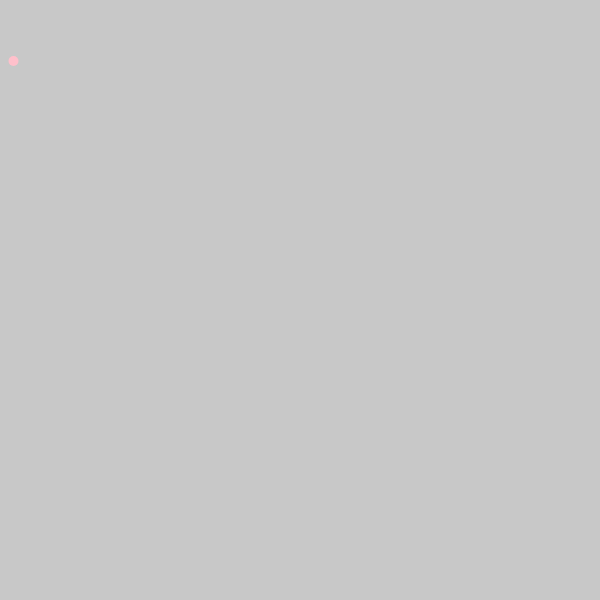
Frame 1 (no input)
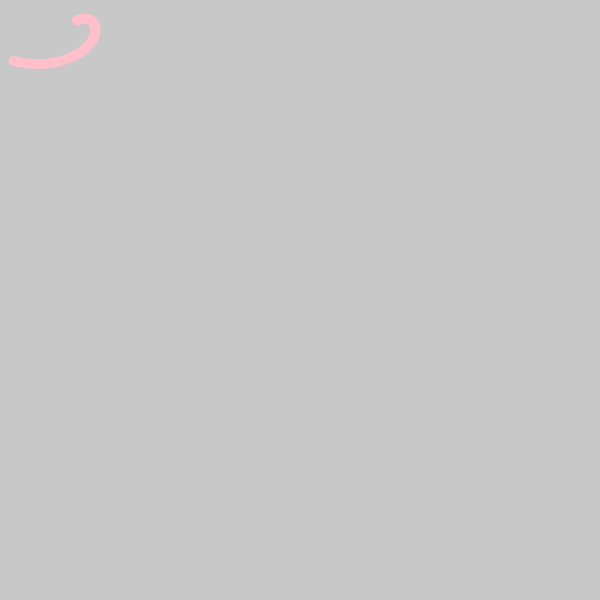
Frame 60 (no input)
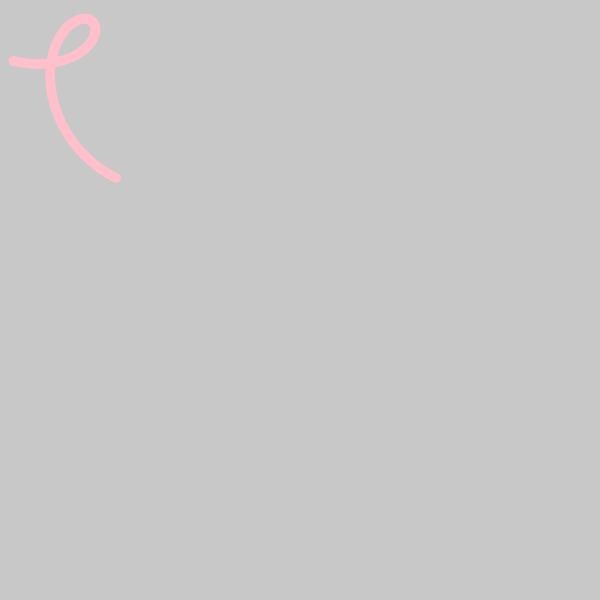
Frame 120 (the mouse pressed at the canvas centre since frame 60)

The p5.js sketch that drew these frames (run headless with seeded random() and noise() and a simulated clock; from frame 60 on, the mouse is pressed at the canvas centre):

// p5.js sketch
// ── sketch.js
let x = 10;
let y = 10;
let a = 0;
let b = 0;

function setup() {
  createCanvas(600, 600);
  background(200);
  noStroke();
  smooth();
}

function draw() {  
  
 
  if (x < 500){  
    x = x + 1;
    y = y + 1;
    a = a + 0.05;
    b = b + 0.1;

 
  } else

  {
    x = x - .1;
    y = y - 4 ;
    a = a + 8;
    b = b + 8;

  }

   
  let x2 = sin(a) * 50;
  let y2 = cos(a) * 50;

    
  fill('Pink');
  ellipse(x + x2,y+y2, 10, 10);
   

  
}
